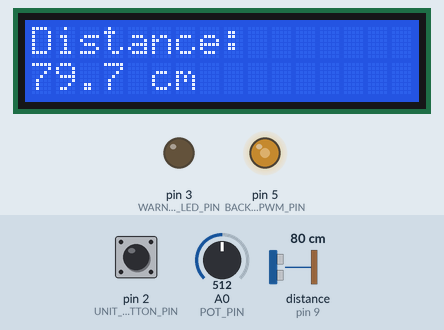
Simulated run of this sketch. Board: Arduino Uno, built with avr-gcc and run on an emulated ATmega328P. On the bench: 16×2 character LCD, output pins drawn as LEDs (lit = HIGH). Wiring (inferred from the names in the program): ultrasonic range finder: trigger pin 8; echo pin 9. Dashed ring = blinking. The inputs (shaded band) are chosen by the test bench; at power-on: distance to the obstacle (sensor on pin 9) 80 cm, pin 2 (UNIT_BUTTON_PIN) HIGH, A0 (POT_PIN) = 512. The echo pulse lasts 58.3 µs per cm; pins used as bus, display or sensor lines are not drawn; what the sketch prints to the serial monitor is not drawn.

Above: at 2.2 s.
2.3 s: distance to the obstacle (sensor on pin 9) set to 197 cm
At 3.1 s:
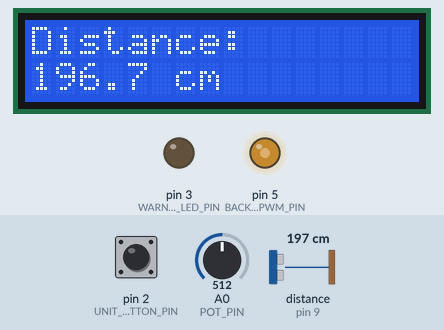
4.0 s: distance to the obstacle (sensor on pin 9) set to 204 cm
At 4.6 s:
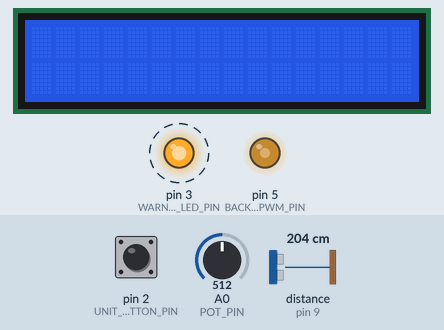
7.0 s: pin 2 (UNIT_BUTTON_PIN) pulled LOW for 0.15 s
At 7.19 s:
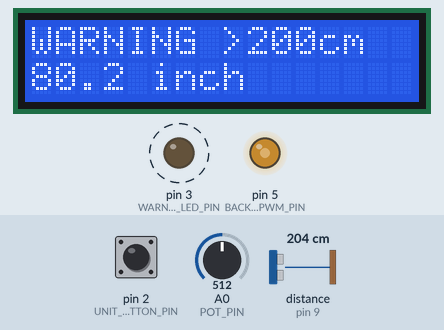
7.7 s: distance to the obstacle (sensor on pin 9) set to 2 cm
At 8.6 s:
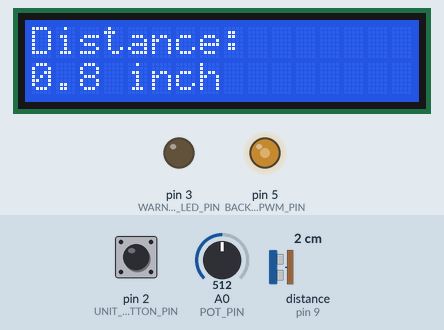
10.3 s: distance to the obstacle (sensor on pin 9) set to 250 cm
At 11.21 s:
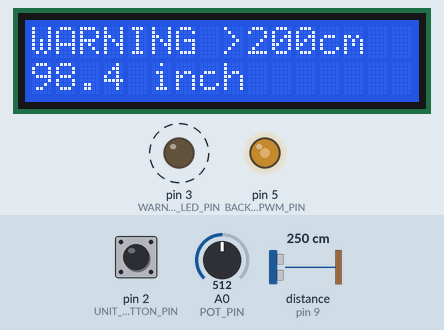
12.0 s: A0 (POT_PIN) set to 0
At 12.9 s:
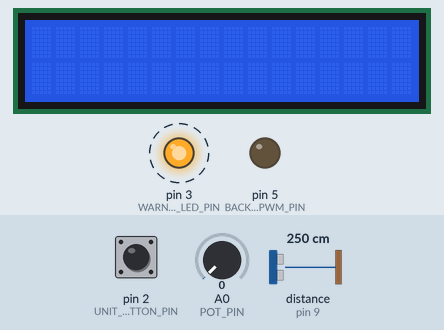
Timing chart, 0 to 15.0 s (numbered marks = the images above; inputs shaded):
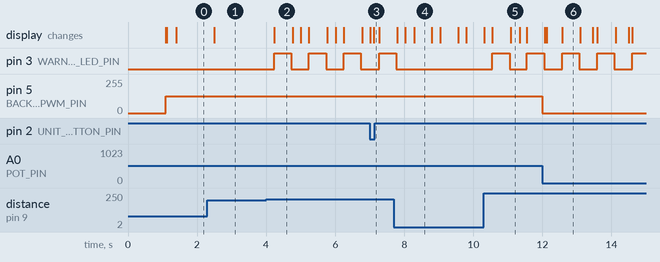

Measured:
- the behaviour switches between 200 and 201 cm on distance to the obstacle (sensor on pin 9) (found by bisection; images 1 and 2)
- after the input at 2.3 s, the display: changes after 0.20 s (image 1)
- after the input at 4.0 s, pin 3 (WARNING_LED_PIN): alternates HIGH for 0.50 s and LOW for 0.50 s, starting after 0.23 s; the display: changes after 0.23 s (image 2)
- after the input at 7.0 s, the display: first differs from a run without the input after 0.12 s (image 3)
- after the input at 7.7 s, pin 3 (WARNING_LED_PIN): goes on until 7.8 s, then stays LOW; the display: changes after 0.09 s (image 4)
- after the input at 10.3 s, pin 3 (WARNING_LED_PIN): LOW → HIGH after 0.25 s, → LOW 0.50 s later, → HIGH 0.50 s later; the display: first differs from a run without the input after 0.25 s (image 5 shows a later state)
- after the input at 12.0 s, pin 5 (BACKLIGHT_PWM_PIN): 127/255 → 0/255 at once

The sketch:

Q3.ino
```cpp
/*
  Week 02 - Task 3
  HC-SR04 distance measurement with:
  - I2C LCD display
  - Button to toggle cm / inches
  - Potentiometer-controlled LCD backlight PWM
  - Warning LED and blinking LCD above 200 cm
  - Custom degree symbol demonstration

  Button wiring: D2 to button to GND.
  Backlight PWM requires a suitable transistor/driver circuit.
*/

#include <Wire.h>
#include <LiquidCrystal_I2C.h>

const uint8_t TRIG_PIN = 8;
const uint8_t ECHO_PIN = 9;
const uint8_t UNIT_BUTTON_PIN = 2;
const uint8_t WARNING_LED_PIN = 3;
const uint8_t BACKLIGHT_PWM_PIN = 5;
const uint8_t POT_PIN = A0;

const float WARNING_DISTANCE_CM = 200.0f;
const unsigned long ECHO_TIMEOUT_US = 30000UL;
const unsigned long MEASURE_INTERVAL_MS = 250;
const unsigned long BLINK_INTERVAL_MS = 500;

LiquidCrystal_I2C lcd(0x27, 16, 2);

// Custom degree symbol (5x8 dot matrix).
byte degreeSymbol[8] = {
  B00110,
  B01001,
  B01001,
  B00110,
  B00000,
  B00000,
  B00000,
  B00000
};

bool showInches = false;
bool previousButtonState = HIGH;
bool lcdVisible = true;
bool warningLedState = false;

unsigned long lastMeasureTime = 0;
unsigned long lastBlinkTime = 0;

float distanceCm = -1.0f;

float readDistanceCm()
{
  digitalWrite(TRIG_PIN, LOW);
  delayMicroseconds(2);

  digitalWrite(TRIG_PIN, HIGH);
  delayMicroseconds(10);
  digitalWrite(TRIG_PIN, LOW);

  const unsigned long duration =
    pulseIn(ECHO_PIN, HIGH, ECHO_TIMEOUT_US);

  if (duration == 0) {
    return -1.0f; // No valid echo
  }

  // Speed of sound is approximately 0.0343 cm per microsecond.
  return duration * 0.0343f / 2.0f;
}

void updateBacklight()
{
  const int potValue = analogRead(POT_PIN);
  const int brightness = map(potValue, 0, 1023, 0, 255);

  analogWrite(BACKLIGHT_PWM_PIN, constrain(brightness, 0, 255));
}

bool stableButtonState = HIGH;
bool lastRawButtonState = HIGH;
unsigned long lastButtonChangeTime = 0;
const unsigned long DEBOUNCE_MS = 40;

void updateButton()
{
  const bool rawState = digitalRead(UNIT_BUTTON_PIN);
  const unsigned long now = millis();

  if (rawState != lastRawButtonState) {
    lastRawButtonState = rawState;
    lastButtonChangeTime = now;
  }

  if (now - lastButtonChangeTime >= DEBOUNCE_MS &&
      rawState != stableButtonState) {
    stableButtonState = rawState;

    // Toggle only when the debounced button becomes pressed.
    if (stableButtonState == LOW) {
      showInches = !showInches;
    }
  }
}

void updateWarning()
{
  const bool warningActive =
    (distanceCm > WARNING_DISTANCE_CM);

  if (!warningActive) {
    warningLedState = false;
    lcdVisible = true;
    digitalWrite(WARNING_LED_PIN, LOW);
    lcd.display();
    return;
  }

  const unsigned long now = millis();

  if (now - lastBlinkTime >= BLINK_INTERVAL_MS) {
    lastBlinkTime = now;
    warningLedState = !warningLedState;
    lcdVisible = !lcdVisible;
  }

  digitalWrite(WARNING_LED_PIN, warningLedState ? HIGH : LOW);

  if (lcdVisible) {
    lcd.display();
  } else {
    lcd.noDisplay();
  }
}

void displayDistance()
{
  if (distanceCm < 0.0f) {
    lcd.setCursor(0, 0);
    lcd.print(F("No echo         "));
    lcd.setCursor(0, 1);
    lcd.print(F("Check sensor    "));
    return;
  }

  const float displayedDistance =
    showInches ? distanceCm / 2.54f : distanceCm;

  lcd.setCursor(0, 0);

  if (distanceCm > WARNING_DISTANCE_CM) {
    lcd.print(F("WARNING >200cm  "));
  } else {
    lcd.print(F("Distance:       "));
  }

  lcd.setCursor(0, 1);
  lcd.print(displayedDistance, 1);

  if (showInches) {
    lcd.print(F(" inch       "));
  } else {
    lcd.print(F(" cm          "));
  }
}

void printSerial()
{
  Serial.print(F("Distance: "));

  if (distanceCm < 0.0f) {
    Serial.println(F("No echo"));
    return;
  }

  Serial.print(distanceCm, 1);
  Serial.print(F(" cm | "));

  Serial.print(distanceCm / 2.54f, 1);
  Serial.println(F(" inches"));
}

void setup()
{
  Serial.begin(9600);

  pinMode(TRIG_PIN, OUTPUT);
  pinMode(ECHO_PIN, INPUT);
  pinMode(UNIT_BUTTON_PIN, INPUT_PULLUP);
  pinMode(WARNING_LED_PIN, OUTPUT);
  pinMode(BACKLIGHT_PWM_PIN, OUTPUT);

  digitalWrite(TRIG_PIN, LOW);
  digitalWrite(WARNING_LED_PIN, LOW);

  lcd.init();
  lcd.backlight();
  lcd.createChar(0, degreeSymbol);

  // Demonstrate the custom degree symbol.
  lcd.setCursor(0, 0);
  lcd.print(F("Distance sensor"));
  lcd.setCursor(0, 1);
  lcd.write(byte(0));
  lcd.print(F("C ready"));
  delay(1000);
  lcd.clear();
}

void loop()
{
  updateButton();
  updateBacklight();

  const unsigned long now = millis();

  if (now - lastMeasureTime >= MEASURE_INTERVAL_MS) {
    lastMeasureTime = now;
    distanceCm = readDistanceCm();
    printSerial();
  }

  updateWarning();

  // Update text only when the LCD is currently visible.
  if (lcdVisible) {
    displayDistance();
  }
}
```
